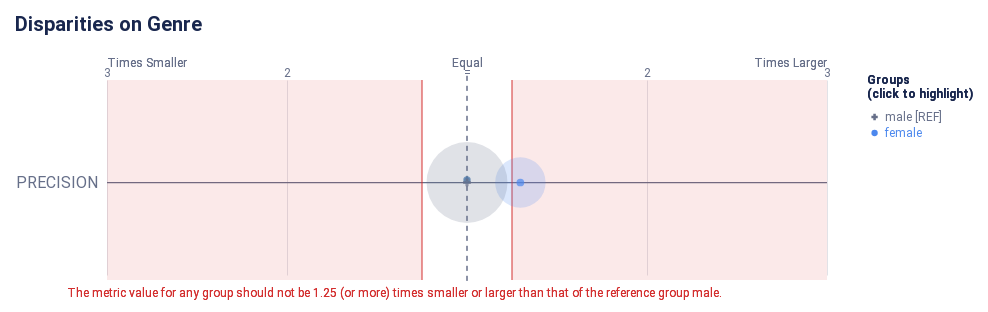

This figure's notebook cell:
### Code cell
ap.disparity(fairness, metrics, 'genre' ,fairness_threshold = 1.25)

### Figure 1 — Vega-Lite specification as saved in the notebook (floating-point values rounded to 4 significant figures)
{"config": {"view": {"continuousWidth": 300, "continuousHeight": 300, "strokeWidth": 0}, "axisLeft": {"labelColor": "rgb(102, 111, 137)", "labelFont": "Roboto, Arial, sans-serif", "labelFontSize": 16}, "title": {"anchor": "start", "color": "rgb(25, 39, 78)", "font": "Roboto, Arial, sans-serif", "fontSize": 20, "fontWeight": "bold", "offset": 20}}, "layer": [{"data": {"name": "data-0b4c9bfdf267f72c202c4b8aa26e8dfe"}, "mark": {"type": "rule", "stroke": "rgb(102, 111, 137)", "strokeWidth": 1.25, "tooltip": null}, "encoding": {"x": {"field": "x", "scale": {"domain": [-2, 2], "range": [40.0, 760.0]}, "type": "quantitative"}, "x2": {"field": "x2"}, "y": {"axis": {"domain": false, "labelAngle": 0, "labelPadding": -30, "orient": "left", "ticks": false, "title": null}, "field": "metric", "scale": {"domain": ["PRECISION"], "range": [30, 225.0]}, "type": "nominal"}}}, {"data": {"name": "data-de84bc8c822dac0bd3b12b0342548471"}, "mark": {"type": "rule", "stroke": "rgb(102, 111, 137)", "strokeDash": [5, 5], "strokeWidth": 1}, "encoding": {"tooltip": {"value": "male [REF]"}, "x": {"value": 400.0}, "y": {"value": 20.83}, "y2": {"value": 229.2}}}, {"data": {"name": "data-5301160e2632d994a912fb62c574b38d"}, "mark": {"type": "text", "align": "center", "color": "rgb(102, 111, 137)", "font": "Roboto, Arial, sans-serif", "fontSize": 12, "fontWeight": "normal", "tooltip": null}, "encoding": {"text": {"field": "label", "type": "nominal"}, "x": {"field": "value", "scale": {"domain": [-2, 2], "range": [40.0, 760.0]}, "type": "quantitative"}, "y": {"value": 17.5}}}, {"layer": [{"mark": {"type": "text", "align": "left", "fill": "rgb(102, 111, 137)", "font": "Roboto, Arial, sans-serif", "fontSize": 12, "fontWeight": "normal", "tooltip": null}, "encoding": {"text": {"value": "Times Smaller"}, "x": {"value": 40.0}, "y": {"value": 7.5}}}, {"mark": {"type": "text", "align": "right", "fill": "rgb(102, 111, 137)", "font": "Roboto, Arial, sans-serif", "fontSize": 12, "fontWeight": "normal", "tooltip": null}, "encoding": {"text": {"value": "Times Larger"}, "x": {"value": 760.0}, "y": {"value": 7.5}}}, {"mark": {"type": "text", "align": "center", "fill": "rgb(102, 111, 137)", "font": "Roboto, Arial, sans-serif", "fontSize": 12, "fontWeight": "normal", "tooltip": null}, "encoding": {"text": {"value": "Equal"}, "x": {"value": 400.0}, "y": {"value": 7.5}}}], "data": {"name": "data-de84bc8c822dac0bd3b12b0342548471"}}, {"layer": [{"mark": {"type": "rule", "opacity": 0.8, "stroke": "rgb(211, 47, 47)", "strokeWidth": 1.25, "tooltip": null}, "encoding": {"x": {"field": "min", "scale": {"domain": [-2, 2], "range": [40.0, 760.0]}, "type": "quantitative"}, "y": {"value": 25.0}, "y2": {"value": 225.0}}}, {"mark": {"type": "rule", "opacity": 0.8, "stroke": "rgb(211, 47, 47)", "strokeWidth": 1.25, "tooltip": null}, "encoding": {"x": {"field": "max", "scale": {"domain": [-2, 2], "range": [40.0, 760.0]}, "type": "quantitative"}, "y": {"value": 25.0}, "y2": {"value": 225.0}}}, {"layer": [{"mark": {"type": "rect", "fill": "rgb(211, 47, 47)", "opacity": 0.1, "tooltip": null}, "encoding": {"x": {"field": "min", "scale": {"domain": [-2, 2], "range": [40.0, 760.0]}, "type": "quantitative"}, "x2": {"field": "lower_end"}, "y": {"value": 25.0}, "y2": {"value": 225.0}}}, {"mark": {"type": "rect", "fill": "rgb(211, 47, 47)", "opacity": 0.1, "tooltip": null}, "encoding": {"x": {"field": "max", "scale": {"domain": [-2, 2], "range": [40.0, 760.0]}, "type": "quantitative"}, "x2": {"field": "upper_end"}, "y": {"value": 25.0}, "y2": {"value": 225.0}}}]}, {"layer": [{"mark": {"type": "text", "align": "left", "baseline": "top", "fill": "rgb(211, 47, 47)", "font": "Roboto, Arial, sans-serif", "fontSize": 12, "fontWeight": "normal", "tooltip": null}, "encoding": {"text": {"value": "The metric value for any group should not be 1.25 (or more) times smaller or larger than that of the reference group male."}, "x": {"value": 0}, "y": {"value": 233.3}}}], "data": {"name": "data-de84bc8c822dac0bd3b12b0342548471"}}], "data": {"name": "data-f6c9b01b2d2ca106ef2a532bc000e3e1"}}, {"layer": [{"data": {"name": "empty"}, "mark": {"type": "circle"}}, {"data": {"name": "data-803bf366a9d2dbe7bae28bb60254595b"}, "mark": {"type": "circle", "cursor": "pointer", "opacity": 0.2}, "encoding": {"color": {"condition": {"param": "param_11", "empty": true, "field": "attribute_value", "legend": null, "scale": {"domain": ["male", "female"], "range": ["rgb(102, 111, 137)", "rgb(76, 136, 238)", "rgb(254, 97, 0)", "rgb(220, 38, 127)", "rgb(255, 176, 0)", "rgb(150, 95, 230)"]}, "type": "nominal"}, "value": "rgb(225, 226, 231)"}, "size": {"field": "group_size", "legend": null, "scale": {"domain": [0, 172.8], "range": [0, 7854.0]}, "type": "quantitative"}, "tooltip": [{"field": "attribute_value", "title": "Group", "type": "nominal"}, {"field": "tooltip_group_size", "title": "Group Size", "type": "nominal"}, {"field": "tooltip_disparity_explanation_precision", "title": "Disparity", "type": "nominal"}, {"field": "precision", "format": ".2f", "title": "PRECISION", "type": "quantitative"}], "x": {"axis": {"domain": false, "gridColor": "rgb(225, 226, 231)", "labels": false, "ticks": false, "title": null, "values": [1, 2, -2, -1]}, "field": "precision_disparity_scaled", "scale": {"domain": [-2, 2], "range": [40.0, 760.0]}, "type": "quantitative"}, "y": {"axis": {"domain": false, "grid": false, "labels": false, "ticks": false, "title": null}, "field": "metric_variable", "scale": {"domain": ["PRECISION"], "range": [30, 225.0]}, "type": "nominal"}}, "name": "view_12", "transform": [{"calculate": "'PRECISION'", "as": "metric_variable"}]}, {"layer": [{"data": {"name": "empty"}, "mark": {"type": "point"}}, {"data": {"name": "data-803bf366a9d2dbe7bae28bb60254595b"}, "mark": {"type": "point", "cursor": "pointer", "filled": true, "size": 60}, "encoding": {"color": {"condition": {"param": "param_11", "empty": true, "field": "attribute_value", "legend": null, "scale": {"domain": ["male", "female"], "range": ["rgb(102, 111, 137)", "rgb(76, 136, 238)", "rgb(254, 97, 0)", "rgb(220, 38, 127)", "rgb(255, 176, 0)", "rgb(150, 95, 230)"]}, "type": "nominal"}, "value": "rgb(225, 226, 231)"}, "shape": {"field": "attribute_value", "legend": null, "scale": {"domain": ["male", "female"], "range": ["cross", "circle"]}, "type": "nominal"}, "tooltip": [{"field": "attribute_value", "title": "Group", "type": "nominal"}, {"field": "tooltip_group_size", "title": "Group Size", "type": "nominal"}, {"field": "tooltip_disparity_explanation_precision", "title": "Disparity", "type": "nominal"}, {"field": "precision", "format": ".2f", "title": "PRECISION", "type": "quantitative"}], "x": {"axis": {"domain": false, "gridColor": "rgb(225, 226, 231)", "labels": false, "ticks": false, "title": null, "values": [1, 2, -2, -1]}, "field": "precision_disparity_scaled", "scale": {"domain": [-2, 2], "range": [40.0, 760.0]}, "type": "quantitative"}, "y": {"axis": {"domain": false, "grid": false, "labels": false, "ticks": false, "title": null}, "field": "metric_variable", "scale": {"domain": ["PRECISION"], "range": [30, 225.0]}, "type": "nominal"}}, "name": "view_11", "transform": [{"calculate": "'PRECISION'", "as": "metric_variable"}]}]}]}, {"layer": [{"mark": {"type": "point", "cursor": "pointer", "filled": true, "opacity": 1, "size": 40}, "encoding": {"color": {"condition": {"param": "param_11", "empty": true, "field": "attribute_value", "legend": null, "scale": {"domain": ["male", "female"], "range": ["rgb(102, 111, 137)", "rgb(76, 136, 238)", "rgb(254, 97, 0)", "rgb(220, 38, 127)", "rgb(255, 176, 0)", "rgb(150, 95, 230)"]}, "type": "nominal"}, "value": "rgb(225, 226, 231)"}, "shape": {"field": "attribute_value", "legend": null, "scale": {"domain": ["male", "female"], "range": ["cross", "circle"]}, "type": "nominal"}, "x": {"value": 807.6}, "y": {"axis": {"domain": false, "grid": false, "labels": false, "ticks": false, "title": null}, "field": "attribute_value", "scale": {"domain": ["male", "female"], "range": [54, 86]}, "type": "nominal"}}, "name": "view_13"}, {"mark": {"type": "text", "align": "left", "baseline": "middle", "cursor": "pointer", "font": "Roboto, Arial, sans-serif", "fontSize": 12, "fontWeight": "normal"}, "encoding": {"color": {"condition": {"param": "param_11", "empty": true, "field": "attribute_value", "legend": null, "scale": {"domain": ["male", "female"], "range": ["rgb(102, 111, 137)", "rgb(76, 136, 238)", "rgb(254, 97, 0)", "rgb(220, 38, 127)", "rgb(255, 176, 0)", "rgb(150, 95, 230)"]}, "type": "nominal"}, "value": "rgb(225, 226, 231)"}, "text": {"field": "label", "type": "nominal"}, "x": {"value": 818.1}, "y": {"axis": {"domain": false, "grid": false, "labels": false, "ticks": false, "title": null}, "field": "attribute_value", "scale": {"domain": ["male", "female"], "range": [54, 86]}, "type": "nominal"}}, "name": "view_14"}, {"data": {"name": "data-de84bc8c822dac0bd3b12b0342548471"}, "mark": {"type": "text", "align": "left", "baseline": "top", "color": "rgb(25, 39, 78)", "font": "Roboto, Arial, sans-serif", "fontSize": 12, "fontWeight": "bold"}, "encoding": {"text": {"value": "(click to highlight)"}, "x": {"value": 800}, "y": {"value": 34}}}, {"data": {"name": "data-de84bc8c822dac0bd3b12b0342548471"}, "mark": {"type": "text", "align": "left", "baseline": "top", "color": "rgb(25, 39, 78)", "font": "Roboto, Arial, sans-serif", "fontSize": 12, "fontWeight": "bold"}, "encoding": {"text": {"value": "Groups"}, "x": {"value": 800}, "y": {"value": 20}}}], "data": {"name": "data-dd7f384ef4e6ba1555057455ad48709b"}}], "height": 250, "padding": {"top": 15, "bottom": 7.0, "left": 15, "right": 15}, "params": [{"name": "param_13", "select": {"type": "point", "fields": ["attribute_value"]}, "views": ["view_12"]}, {"name": "param_12", "select": {"type": "point", "fields": ["attribute_value"]}, "views": ["view_11"]}, {"name": "param_11", "select": {"type": "point", "fields": ["attribute_value"]}, "views": ["view_13"]}, {"name": "param_14", "select": {"type": "point", "fields": ["attribute_value"]}, "views": ["view_14"]}], "resolve": {"scale": {"size": "independent", "y": "independent"}}, "title": "Disparities on Genre", "usermeta": {"embedOptions": {"scaleFactor": 5, "downloadFileName": "disparity_chart"}}, "width": 800, "$schema": "https://vega.github.io/schema/vega-lite/v5.20.1.json", "datasets": {"data-0b4c9bfdf267f72c202c4b8aa26e8dfe": [{"metric": "PRECISION", "x": -2, "x2": 2}], "data-de84bc8c822dac0bd3b12b0342548471": [{"a": 1, "b": 0}, {"a": 1, "b": 0}], "data-5301160e2632d994a912fb62c574b38d": [{"value": 1, "label": 2}, {"value": 2, "label": 3}, {"value": -2, "label": 3}, {"value": -1, "label": 2}, {"value": 0, "label": "="}], "data-f6c9b01b2d2ca106ef2a532bc000e3e1": [{"min": -0.25, "max": 0.25, "lower_end": -2, "upper_end": 2}], "empty": [{}], "data-803bf366a9d2dbe7bae28bb60254595b": [{"attribute_name": "genre", "attribute_value": "female", "group_size": 56, "total_entities": 200, "precision": 0.7857, "precision_disparity": 1.296, "precision_disparity_scaled": 0.2964, "tooltip_group_size": "56 (28.00%)", "tooltip_disparity_explanation_precision": "1.30 times larger PRECISION than the reference group"}, {"attribute_name": "genre", "attribute_value": "male", "group_size": 144, "total_entities": 200, "precision": 0.6061, "precision_disparity": 1.0, "precision_disparity_scaled": 0.0, "tooltip_group_size": "144 (72.00%)", "tooltip_disparity_explanation_precision": "Reference group"}], "data-dd7f384ef4e6ba1555057455ad48709b": [{"attribute_value": "male", "label": "male [REF]"}, {"attribute_value": "female", "label": "female"}]}}
